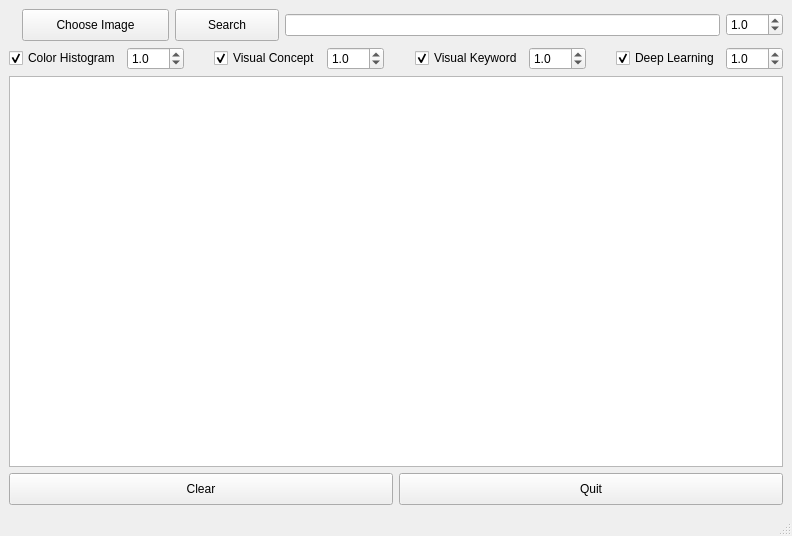
<?xml version="1.0" encoding="UTF-8"?>
<ui version="4.0">
 <class>MainWindow</class>
 <widget class="QMainWindow" name="MainWindow">
  <property name="geometry">
   <rect>
    <x>0</x>
    <y>0</y>
    <width>792</width>
    <height>536</height>
   </rect>
  </property>
  <property name="windowTitle">
   <string>CS2108 Image Search</string>
  </property>
  <widget class="QWidget" name="centralwidget">
   <layout class="QVBoxLayout" name="verticalLayout">
    <item>
     <layout class="QHBoxLayout" name="horizontalLayout">
      <item>
       <layout class="QHBoxLayout" name="horizontalLayout_6">
        <item>
         <widget class="QLabel" name="label_query_img">
          <property name="text">
           <string/>
          </property>
         </widget>
        </item>
       </layout>
      </item>
      <item>
       <widget class="QPushButton" name="btn_picker">
        <property name="minimumSize">
         <size>
          <width>147</width>
          <height>32</height>
         </size>
        </property>
        <property name="cursor">
         <cursorShape>ArrowCursor</cursorShape>
        </property>
        <property name="focusPolicy">
         <enum>Qt::TabFocus</enum>
        </property>
        <property name="text">
         <string>Choose Image</string>
        </property>
        <property name="icon">
         <iconset>
          <normaloff>assets/ic_camera.png</normaloff>assets/ic_camera.png</iconset>
        </property>
       </widget>
      </item>
      <item>
       <widget class="QPushButton" name="btn_search">
        <property name="minimumSize">
         <size>
          <width>104</width>
          <height>32</height>
         </size>
        </property>
        <property name="text">
         <string>Search</string>
        </property>
        <property name="icon">
         <iconset>
          <normaloff>assets/ic_search.png</normaloff>assets/ic_search.png</iconset>
        </property>
       </widget>
      </item>
      <item>
       <widget class="QLineEdit" name="tags_search"/>
      </item>
      <item>
       <widget class="QDoubleSpinBox" name="doubleSpinBoxText">
        <property name="decimals">
         <number>1</number>
        </property>
        <property name="singleStep">
         <double>0.500000000000000</double>
        </property>
        <property name="value">
         <double>1.000000000000000</double>
        </property>
       </widget>
      </item>
     </layout>
    </item>
    <item>
     <layout class="QHBoxLayout" name="horizontalLayout_3">
      <item>
       <widget class="QCheckBox" name="checkBoxColorHist">
        <property name="enabled">
         <bool>true</bool>
        </property>
        <property name="text">
         <string>Color Histogram</string>
        </property>
        <property name="checked">
         <bool>true</bool>
        </property>
       </widget>
      </item>
      <item>
       <widget class="QDoubleSpinBox" name="doubleSpinBoxColorHist">
        <property name="decimals">
         <number>1</number>
        </property>
        <property name="singleStep">
         <double>0.500000000000000</double>
        </property>
        <property name="value">
         <double>1.000000000000000</double>
        </property>
       </widget>
      </item>
      <item>
       <spacer name="horizontalSpacer">
        <property name="orientation">
         <enum>Qt::Horizontal</enum>
        </property>
        <property name="sizeHint" stdset="0">
         <size>
          <width>40</width>
          <height>20</height>
         </size>
        </property>
       </spacer>
      </item>
      <item>
       <widget class="QCheckBox" name="checkBoxVisualConcept">
        <property name="enabled">
         <bool>true</bool>
        </property>
        <property name="text">
         <string>Visual Concept</string>
        </property>
        <property name="checked">
         <bool>true</bool>
        </property>
        <property name="tristate">
         <bool>false</bool>
        </property>
       </widget>
      </item>
      <item>
       <widget class="QDoubleSpinBox" name="doubleSpinBoxVisualConcept">
        <property name="decimals">
         <number>1</number>
        </property>
        <property name="singleStep">
         <double>0.500000000000000</double>
        </property>
        <property name="value">
         <double>1.000000000000000</double>
        </property>
       </widget>
      </item>
      <item>
       <spacer name="horizontalSpacer_2">
        <property name="orientation">
         <enum>Qt::Horizontal</enum>
        </property>
        <property name="sizeHint" stdset="0">
         <size>
          <width>40</width>
          <height>20</height>
         </size>
        </property>
       </spacer>
      </item>
      <item>
       <widget class="QCheckBox" name="checkBoxVisualKeyword">
        <property name="enabled">
         <bool>true</bool>
        </property>
        <property name="focusPolicy">
         <enum>Qt::TabFocus</enum>
        </property>
        <property name="text">
         <string>Visual Keyword</string>
        </property>
        <property name="checked">
         <bool>true</bool>
        </property>
       </widget>
      </item>
      <item>
       <widget class="QDoubleSpinBox" name="doubleSpinBoxVisualKeyword">
        <property name="decimals">
         <number>1</number>
        </property>
        <property name="singleStep">
         <double>0.500000000000000</double>
        </property>
        <property name="value">
         <double>1.000000000000000</double>
        </property>
       </widget>
      </item>
      <item>
       <spacer name="horizontalSpacer_3">
        <property name="orientation">
         <enum>Qt::Horizontal</enum>
        </property>
        <property name="sizeHint" stdset="0">
         <size>
          <width>40</width>
          <height>20</height>
         </size>
        </property>
       </spacer>
      </item>
      <item>
       <widget class="QCheckBox" name="checkBoxDeepLearning">
        <property name="enabled">
         <bool>true</bool>
        </property>
        <property name="text">
         <string>Deep Learning</string>
        </property>
        <property name="checked">
         <bool>true</bool>
        </property>
       </widget>
      </item>
      <item>
       <widget class="QDoubleSpinBox" name="doubleSpinBoxDeepLearning">
        <property name="decimals">
         <number>1</number>
        </property>
        <property name="singleStep">
         <double>0.500000000000000</double>
        </property>
        <property name="value">
         <double>1.000000000000000</double>
        </property>
       </widget>
      </item>
     </layout>
    </item>
    <item>
     <layout class="QGridLayout" name="gridLayout_2"/>
    </item>
    <item>
     <widget class="QListWidget" name="listWidgetResults">
      <property name="enabled">
       <bool>true</bool>
      </property>
      <property name="cursor" stdset="0">
       <cursorShape>ArrowCursor</cursorShape>
      </property>
      <property name="focusPolicy">
       <enum>Qt::NoFocus</enum>
      </property>
      <property name="dragDropMode">
       <enum>QAbstractItemView::DragDrop</enum>
      </property>
      <property name="alternatingRowColors">
       <bool>false</bool>
      </property>
      <property name="selectionMode">
       <enum>QAbstractItemView::NoSelection</enum>
      </property>
      <property name="iconSize">
       <size>
        <width>140</width>
        <height>140</height>
       </size>
      </property>
      <property name="resizeMode">
       <enum>QListView::Adjust</enum>
      </property>
      <property name="spacing">
       <number>150</number>
      </property>
      <property name="viewMode">
       <enum>QListView::IconMode</enum>
      </property>
      <property name="uniformItemSizes">
       <bool>true</bool>
      </property>
     </widget>
    </item>
    <item>
     <layout class="QHBoxLayout" name="horizontalLayout_5">
      <item>
       <widget class="QPushButton" name="btn_reset">
        <property name="minimumSize">
         <size>
          <width>66</width>
          <height>32</height>
         </size>
        </property>
        <property name="text">
         <string>Clear</string>
        </property>
       </widget>
      </item>
      <item>
       <widget class="QPushButton" name="btn_quit">
        <property name="minimumSize">
         <size>
          <width>66</width>
          <height>32</height>
         </size>
        </property>
        <property name="text">
         <string>Quit</string>
        </property>
       </widget>
      </item>
     </layout>
    </item>
   </layout>
  </widget>
  <widget class="QStatusBar" name="statusbar"/>
  <widget class="QMenuBar" name="menubar">
   <property name="geometry">
    <rect>
     <x>0</x>
     <y>0</y>
     <width>792</width>
     <height>22</height>
    </rect>
   </property>
  </widget>
 </widget>
 <tabstops>
  <tabstop>tags_search</tabstop>
  <tabstop>checkBoxVisualConcept</tabstop>
  <tabstop>checkBoxVisualKeyword</tabstop>
  <tabstop>checkBoxDeepLearning</tabstop>
  <tabstop>btn_reset</tabstop>
  <tabstop>btn_quit</tabstop>
 </tabstops>
 <resources/>
 <connections/>
</ui>
